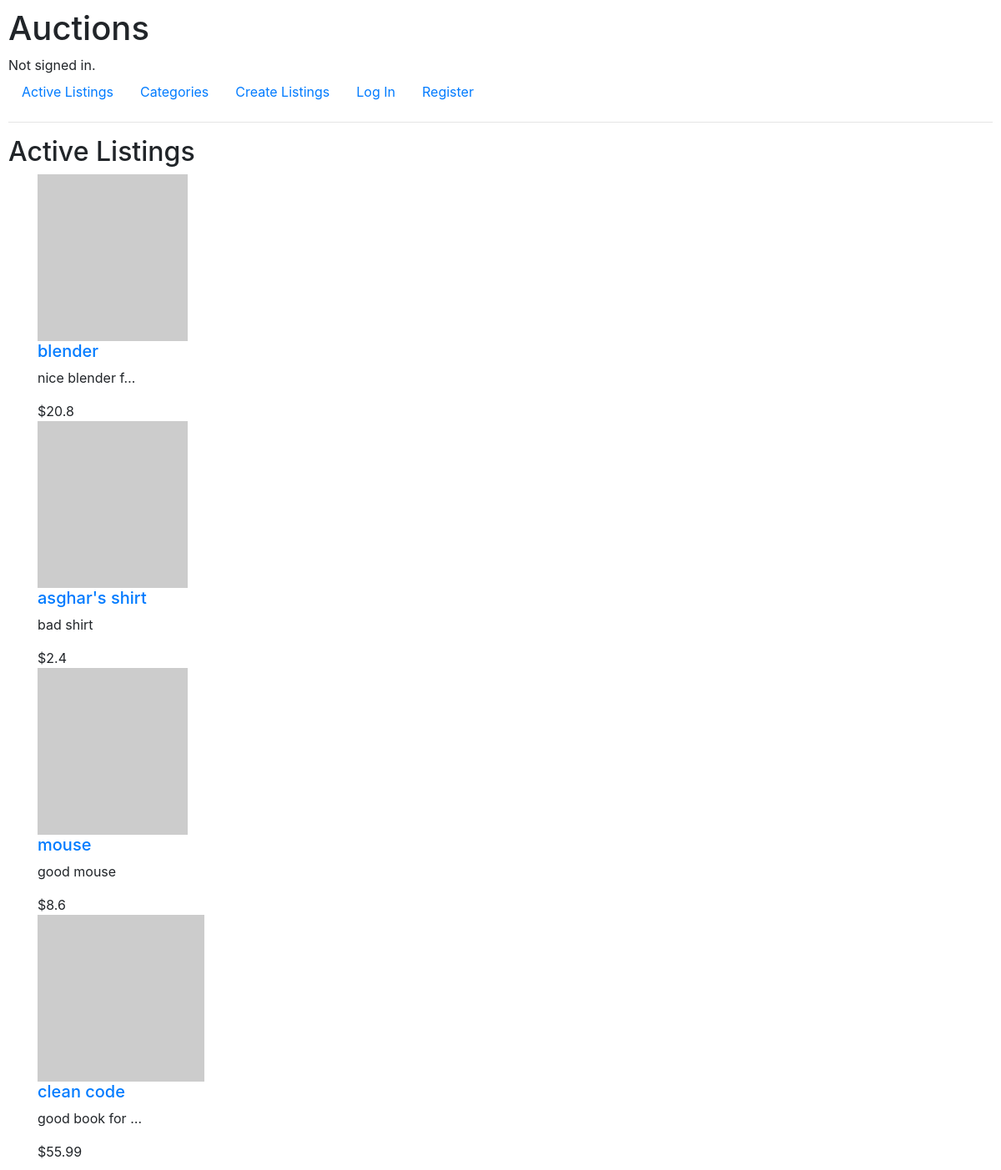
The app's page /, older data.
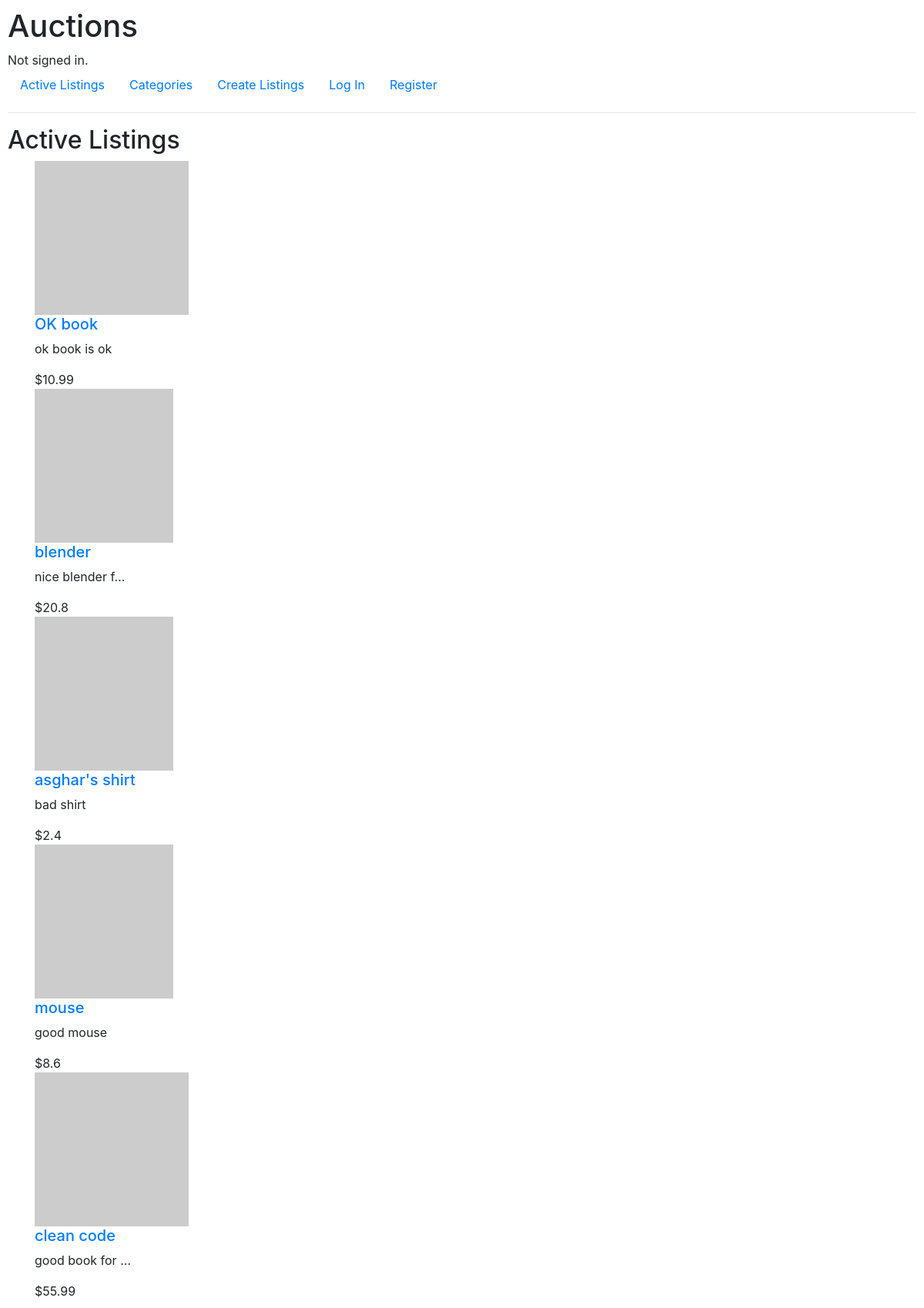
The same page, newer data.
### auctions/models.py (models this page shows, shortened)
class Listing(models.Model):
    title = models.CharField(max_length=255)
    description = models.TextField()
    starting_bid = models.FloatField(default=0)
    image_url = models.URLField(blank=True)
    active = models.BooleanField(default=True)
    created_date = models.DateTimeField(auto_now_add=True)
    owner = models.ForeignKey(User, on_delete=models.SET_NULL, null=True, related_name="owner")
    category = models.ForeignKey(Category, on_delete=models.SET_NULL, null=True)

### auctions/views.py (the view)
# urls.py: path("", views.index, name="index"),
def index(request):
    listings = Listing.objects.all().filter(active=True).order_by('-created_date')
    return render(request, "auctions/index.html", {'listings': listings})

### auctions/templates/auctions/index.html
{% extends "auctions/layout.html" %}
{% block body %}
    <h2>Active Listings</h2>
    {% for listing in listings %}
        <div class="container">
            <div class="image">
                <img src="{{listing.image_url}}" alt="{{listing.title}}">
            </div>
            <div class="info">
                <h5>
                    <a href="{% url 'listing' listing.id %}">
                        {{listing.title}}
                    </a>
                </h5>
                <p>{{listing.description|truncatechars:15 }}</p>
                <span>${{listing.starting_bid}}</span>
            </div>
        </div>
    {% endfor %}
{% endblock %}

### auctions/templates/auctions/layout.html (shortened to what this page needs)
{% load static %}
<!DOCTYPE html>
<html lang="en">
    <head>
        <link rel="stylesheet" href="https://stackpath.bootstrapcdn.com/bootstrap/4.4.1/css/bootstrap.min.css">
        <link href="{% static 'auctions/styles.css' %}" rel="stylesheet">
    </head>
    <body>
        <h1>Auctions</h1>
        <div>
            {% if user.is_authenticated %}
                Signed in as <strong>{{ user.username }}</strong>.
            {% else %}
                Not signed in.
            {% endif %}
        </div>
        <ul class="nav">
            <li class="nav-item">
                <a class="nav-link" href="{% url 'index' %}">Active Listings</a>
            </li>
            <li class="nav-item">
                <a class="nav-link" href="{% url 'categories' %}">Categories</a>
            </li>
            <li class="nav-item">
                <a class="nav-link" href="{% url 'create' %}">Create Listings</a>
            </li>
            {% if user.is_authenticated %}
                <li class="nav-item">
                    <a class="nav-link" href="{% url 'logout' %}">Log Out</a>
                </li>
                <li class="nav-item">
                    <a class="nav-link" href="{% url 'watchlist' %}">Watchlist</a>
                </li>
            {% else %}
                <li class="nav-item">
                    <a class="nav-link" href="{% url 'login' %}">Log In</a>
                </li>
                <li class="nav-item">
                    <a class="nav-link" href="{% url 'register' %}">Register</a>
                </li>
            {% endif %}
        </ul>
        <hr>
        {% block body %}
        {% endblock %}
    </body>
</html>

### auctions/static/auctions/styles.css (style rules this page uses)
body { padding: 10px; }

Row changes from the older to the newer data that the page shows:
added Listing: title "OK book", description "ok book is ok", starting_bid "10.99"
